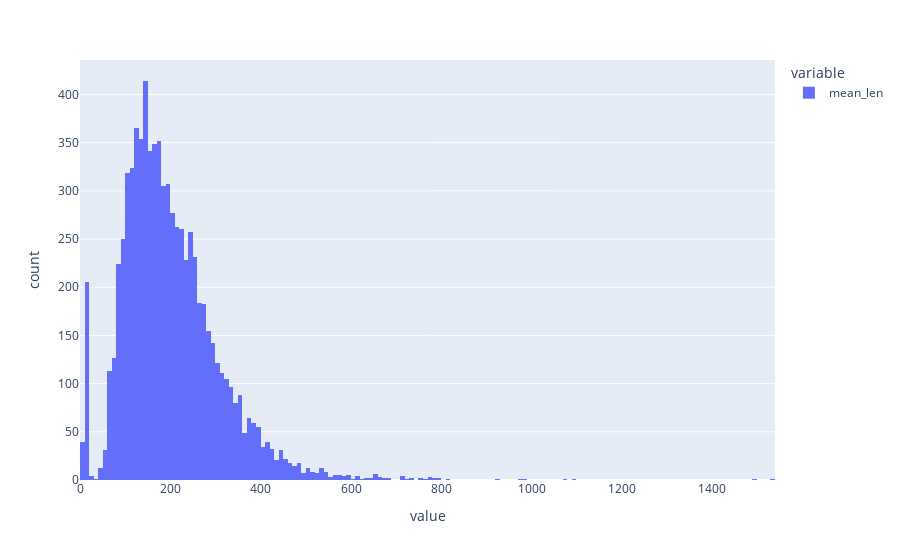

The code cell stored with this chart in its notebook:
### Code cell
px.histogram(dataset.mean_len)

### Figure 1 — Plotly figure (JSON) as saved in the notebook; plotly's stock layout.template omitted (floating-point values rounded to 4 significant figures; data arrays with more than 128 entries replaced by an {"elided": "..."} marker saying what was removed)
{"data": [{"bingroup": "x", "hovertemplate": "variable=mean_len<br>value=%{x}<br>count=%{y}<extra></extra>", "legendgroup": "mean_len", "marker": {"color": "#636efa", "pattern": {"shape": ""}}, "name": "mean_len", "orientation": "v", "showlegend": true, "type": "histogram", "x": {"elided": "7798 float values"}, "xaxis": "x", "yaxis": "y"}], "layout": {"barmode": "relative", "legend": {"title": {"text": "variable"}, "tracegroupgap": 0}, "margin": {"t": 60}, "xaxis": {"anchor": "y", "domain": [0, 1], "title": {"text": "value"}}, "yaxis": {"anchor": "x", "domain": [0, 1], "title": {"text": "count"}}}}
